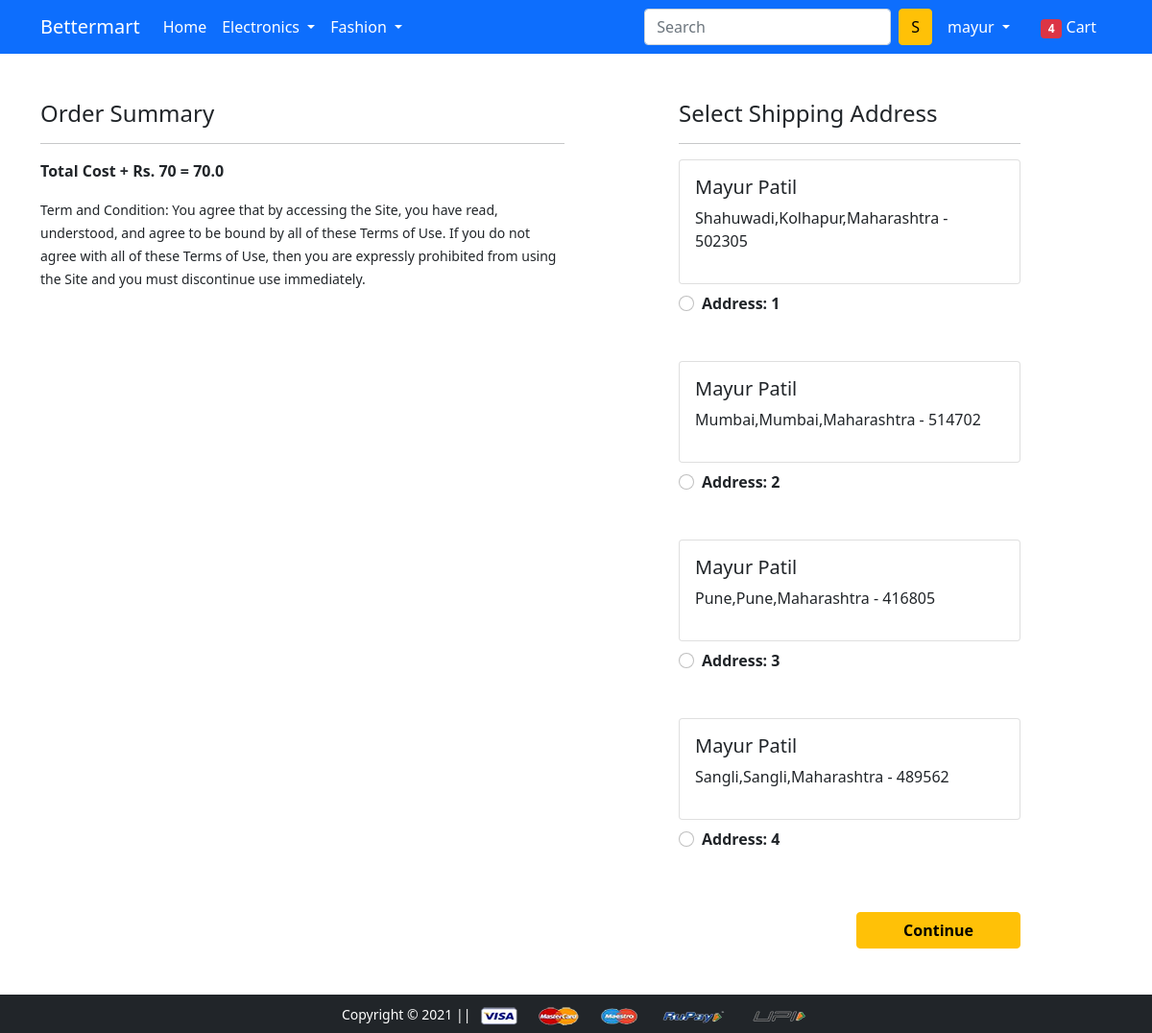
Screenshot of /checkout/ (signed in) with the database file from the repository.
### app/models.py (models this page shows, shortened)
class Customer(models.Model):
    user = models.ForeignKey(User, on_delete=models.CASCADE)
    name = models.CharField(max_length=200)
    locality = models.CharField(max_length=200)
    city = models.CharField(max_length=200)
    zipcode = models.IntegerField()
    state = models.CharField(choices=STATE_CHOICES, max_length=50)

### app/views.py (the view)
# urls.py: path('checkout/', views.checkout, name='checkout'),
@login_required
def checkout(request):
    user = request.user
    add = Customer.objects.filter(user=user)
    cart_items = Cart.objects.filter(user=user)
    amount = 0.0
    shipping_amount = 70.0
    cart_product = [p for p in Cart.objects.all() if p.user == request.user]
    if cart_product:
        for p in cart_product:
            tempamount = (p.quantity * p.product.discounted_price)
            amount += tempamount
    totalamount = amount + shipping_amount
    return render(request, 'app/checkout.html', {'add': add, 'totalamount': totalamount, 'cart_items': cart_items})

### app/templates/app/checkout.html (shortened to what this page needs)
{% extends 'app/base.html' %}
{% load static %}
{% block main-content %}
<div class="container">
    <div class="main">
    <div class="row mt-5">
        <div class="col-sm-6">
            <h4>Order Summary</h4>
            <hr>
            <p class="fw-bold">Total Cost + Rs. 70 = {{totalamount}}</p>
            <small>Term and Condition: You agree that by accessing the Site, you have read, understood, and agree to be
                bound by all of these Terms of Use. If you do not agree with all of these Terms of Use, then you are
                expressly prohibited from using the Site and you must discontinue use immediately. </small>
        </div>
        <div class="col-sm-4 offset-sm-1">
            <h4>Select Shipping Address</h4>
            <hr>
            <form action="/paymentdone">
                {% for ad in add %}
                <div class="card">
                    <div class="card-body">
                        <h5>{{ad.name}}</h5>
                        <p>{{ad.locality}},{{ad.city}},{{ad.state}} - {{ad.zipcode}}</p>
                    </div>
                </div>
                <div class="form-check mt-2 mb-5">
                    <input class="form-check-input" type="radio" name="custid" id="custadd{{forloop.counter}}"
                           value="{{ad.id}}">
                    <label class="form-check-label fw-bold" for="custadd{{forloop.counter}}">
                        Address: {{forloop.counter}} </label>
                </div>
                {% endfor %}
                <div class="text-end">
                    <button type="submit" class="btn btn-warning mt-3 px-5 fw-bold">Continue</button>
                </div>
            </form>
        </div>
    </div>
    </div>
</div>
{% endblock main-content %}

### app/templates/app/base.html (shortened to what this page needs)
<!doctype html>
{% load static %}
<html lang="en">
  <head>
    <link href="https://cdn.jsdelivr.net/npm/bootstrap@5.0.0-beta1/dist/css/bootstrap.min.css" rel="stylesheet">
    <link rel="stylesheet" href="{% static 'app/css/owl.carousel.min.css' %}">
    <link rel="stylesheet" href="{% static 'app/css/all.min.css' %}">
    <link rel="stylesheet" href="{% static 'app/css/style.css' %}">
  </head>
  <body>
    <nav class="navbar navbar-expand-lg navbar-dark bg-primary">
     <div class="container">
       <a class="navbar-brand" href="/">Bettermart</a>
       <div class="collapse navbar-collapse" id="navbarSupportedContent">
         <ul class="navbar-nav me-auto mb-2 mb-lg-0">
           <li class="nav-item">
             <a class="nav-link active" aria-current="page" href="/">Home</a>
           </li>
           <li class="nav-item dropdown">
             <a class="nav-link dropdown-toggle text-white" href="#" id="electronicsDropdown" role="button" data-bs-toggle="dropdown" aria-expanded="false">
               Electronics
             </a>
           </li>
           <li class="nav-item dropdown">
             <a class="nav-link dropdown-toggle text-white" href="#" id="fashionDropdown" role="button" data-bs-toggle="dropdown" aria-expanded="false">
               Fashion
             </a>
           </li>
         </ul>
         <form class="d-flex">
           <input class="form-control me-2" type="search" placeholder="Search" aria-label="Search">
           <button class="btn btn-warning" type="submit">S</button>
         </form>
         <div>
          <ul class="navbar-nav me-auto mb-2 mb-lg-0">
              {% if request.user.is_authenticated %}
           <li class="nav-item dropdown mx-2">
              <a class="nav-link dropdown-toggle text-white" href="#" id="profileDropdown" role="button" data-bs-toggle="dropdown" aria-expanded="false">
                {{request.user}}
              </a>
            </li>
            <li class="nav-item mx-2">
             <a href="{% url 'showcart' %}" class="nav-link text-white"><span class="badge bg-danger">4</span> Cart </a>
            </li>
              {% endif %}
          </ul>
         </div>
       </div>
     </div>
    </nav>
    {% block main-content %} {% endblock main-content %}
    <footer class="container-fluid bg-dark text-center p-2 mt-5">
        <small class="text-white">Copyright &copy; 2021 || </small>
        <img src="{% static 'app/images/payment.png' %}" alt="" srcset="" class="img-fluid" height="2px">
    </footer>
  </body>
</html>

### app/templates/app/checkout.html (style rules this page uses)
.main { min-height: 73vh; }

### rows the page displays
Customer: name "Mayur Patil", locality "Shahuwadi", city "Kolhapur", state "Maharashtra", zipcode "502305"
Customer: name "Mayur Patil", locality "Mumbai", city "Mumbai", state "Maharashtra", zipcode "514702"
Customer: name "Mayur Patil", locality "Pune", city "Pune", state "Maharashtra", zipcode "416805"
Customer: name "Mayur Patil", locality "Sangli", city "Sangli", state "Maharashtra", zipcode "489562"

### other values shown
{{ request.user }} "mayur"
{{ totalamount }} "70.0"
